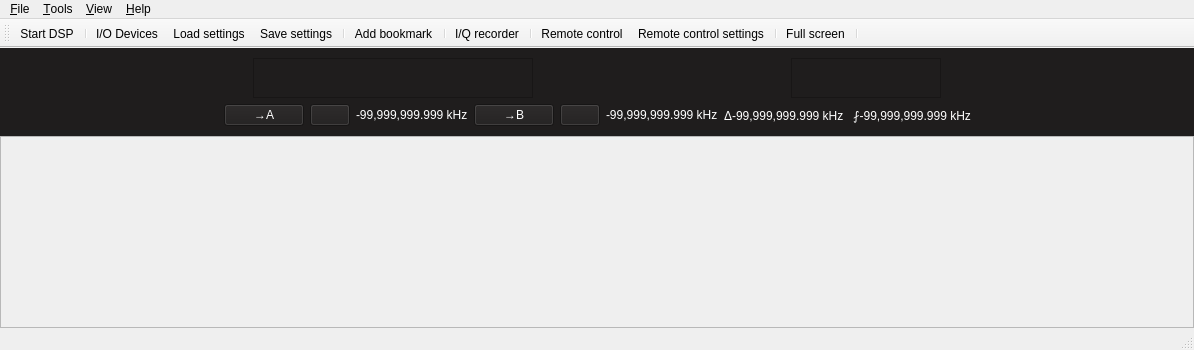
<?xml version="1.0" encoding="UTF-8"?>
<ui version="4.0">
 <class>MainWindow</class>
 <widget class="QMainWindow" name="MainWindow">
  <property name="geometry">
   <rect>
    <x>0</x>
    <y>0</y>
    <width>1194</width>
    <height>350</height>
   </rect>
  </property>
  <property name="windowTitle">
   <string>gqrx</string>
  </property>
  <property name="windowIcon">
   <iconset resource="../../../resources/icons.qrc">
    <normaloff>:/icons/icons/gqrx.svg</normaloff>:/icons/icons/gqrx.svg</iconset>
  </property>
  <property name="styleSheet">
   <string notr="true"/>
  </property>
  <property name="dockOptions">
   <set>QMainWindow::AllowNestedDocks|QMainWindow::AllowTabbedDocks|QMainWindow::AnimatedDocks</set>
  </property>
  <property name="unifiedTitleAndToolBarOnMac">
   <bool>true</bool>
  </property>
  <widget class="QWidget" name="centralWidget">
   <layout class="QVBoxLayout" name="verticalLayout_2">
    <property name="spacing">
     <number>0</number>
    </property>
    <property name="leftMargin">
     <number>0</number>
    </property>
    <property name="topMargin">
     <number>0</number>
    </property>
    <property name="rightMargin">
     <number>0</number>
    </property>
    <property name="bottomMargin">
     <number>0</number>
    </property>
    <item>
     <widget class="QFrame" name="frame">
      <property name="sizePolicy">
       <sizepolicy hsizetype="Minimum" vsizetype="Minimum">
        <horstretch>0</horstretch>
        <verstretch>0</verstretch>
       </sizepolicy>
      </property>
      <property name="styleSheet">
       <string notr="true">background-color: rgb(31, 29, 29);</string>
      </property>
      <property name="frameShape">
       <enum>QFrame::NoFrame</enum>
      </property>
      <property name="frameShadow">
       <enum>QFrame::Plain</enum>
      </property>
      <property name="lineWidth">
       <number>0</number>
      </property>
      <layout class="QHBoxLayout" name="horizontalLayout_2" stretch="0">
       <property name="spacing">
        <number>0</number>
       </property>
       <property name="leftMargin">
        <number>0</number>
       </property>
       <property name="topMargin">
        <number>10</number>
       </property>
       <property name="rightMargin">
        <number>0</number>
       </property>
       <property name="bottomMargin">
        <number>10</number>
       </property>
       <item>
        <layout class="QVBoxLayout" name="verticalLayout">
         <item>
          <layout class="QHBoxLayout" name="horizontalLayout_4">
           <item>
            <spacer name="horizontalSpacer_7">
             <property name="orientation">
              <enum>Qt::Horizontal</enum>
             </property>
             <property name="sizeHint" stdset="0">
              <size>
               <width>5</width>
               <height>15</height>
              </size>
             </property>
            </spacer>
           </item>
           <item>
            <widget class="CFreqCtrl" name="freqCtrl">
             <property name="sizePolicy">
              <sizepolicy hsizetype="Fixed" vsizetype="Fixed">
               <horstretch>0</horstretch>
               <verstretch>0</verstretch>
              </sizepolicy>
             </property>
             <property name="minimumSize">
              <size>
               <width>280</width>
               <height>40</height>
              </size>
             </property>
             <property name="toolTip">
              <string/>
             </property>
             <property name="frameShape">
              <enum>QFrame::StyledPanel</enum>
             </property>
             <property name="frameShadow">
              <enum>QFrame::Raised</enum>
             </property>
            </widget>
           </item>
           <item>
            <spacer name="horizontalSpacer_4">
             <property name="orientation">
              <enum>Qt::Horizontal</enum>
             </property>
             <property name="sizeHint" stdset="0">
              <size>
               <width>5</width>
               <height>15</height>
              </size>
             </property>
            </spacer>
           </item>
           <item>
            <widget class="CMeter" name="sMeter">
             <property name="sizePolicy">
              <sizepolicy hsizetype="Fixed" vsizetype="Fixed">
               <horstretch>0</horstretch>
               <verstretch>0</verstretch>
              </sizepolicy>
             </property>
             <property name="minimumSize">
              <size>
               <width>150</width>
               <height>40</height>
              </size>
             </property>
             <property name="frameShape">
              <enum>QFrame::StyledPanel</enum>
             </property>
             <property name="frameShadow">
              <enum>QFrame::Raised</enum>
             </property>
            </widget>
           </item>
           <item>
            <spacer name="horizontalSpacer_5">
             <property name="orientation">
              <enum>Qt::Horizontal</enum>
             </property>
             <property name="sizeHint" stdset="0">
              <size>
               <width>5</width>
               <height>15</height>
              </size>
             </property>
            </spacer>
           </item>
          </layout>
         </item>
         <item>
          <layout class="QHBoxLayout" name="horizontalLayout">
           <item>
            <spacer name="horizontalSpacer_2">
             <property name="orientation">
              <enum>Qt::Horizontal</enum>
             </property>
             <property name="sizeHint" stdset="0">
              <size>
               <width>5</width>
               <height>15</height>
              </size>
             </property>
            </spacer>
           </item>
           <item>
            <widget class="QPushButton" name="setMarkerButtonA">
             <property name="focusPolicy">
              <enum>Qt::NoFocus</enum>
             </property>
             <property name="styleSheet">
              <string notr="true">color:rgb(255, 255, 255)</string>
             </property>
             <property name="text">
              <string>→A</string>
             </property>
            </widget>
           </item>
           <item>
            <widget class="QPushButton" name="clearMarkerButtonA">
             <property name="focusPolicy">
              <enum>Qt::NoFocus</enum>
             </property>
             <property name="styleSheet">
              <string notr="true"/>
             </property>
             <property name="text">
              <string/>
             </property>
             <property name="icon">
              <iconset resource="../../../resources/icons.qrc">
               <normaloff>:/icons/icons/close.svg</normaloff>:/icons/icons/close.svg</iconset>
             </property>
            </widget>
           </item>
           <item>
            <widget class="QLabel" name="markerLabelA">
             <property name="sizePolicy">
              <sizepolicy hsizetype="Fixed" vsizetype="Preferred">
               <horstretch>0</horstretch>
               <verstretch>0</verstretch>
              </sizepolicy>
             </property>
             <property name="styleSheet">
              <string notr="true">color:rgb(255, 255, 255)</string>
             </property>
             <property name="text">
              <string>-99,999,999.999 kHz</string>
             </property>
            </widget>
           </item>
           <item>
            <widget class="QPushButton" name="setMarkerButtonB">
             <property name="focusPolicy">
              <enum>Qt::NoFocus</enum>
             </property>
             <property name="styleSheet">
              <string notr="true">color:rgb(255, 255, 255)</string>
             </property>
             <property name="text">
              <string>→B</string>
             </property>
            </widget>
           </item>
           <item>
            <widget class="QPushButton" name="clearMarkerButtonB">
             <property name="focusPolicy">
              <enum>Qt::NoFocus</enum>
             </property>
             <property name="text">
              <string/>
             </property>
             <property name="icon">
              <iconset resource="../../../resources/icons.qrc">
               <normaloff>:/icons/icons/close.svg</normaloff>:/icons/icons/close.svg</iconset>
             </property>
            </widget>
           </item>
           <item>
            <widget class="QLabel" name="markerLabelB">
             <property name="sizePolicy">
              <sizepolicy hsizetype="Fixed" vsizetype="Preferred">
               <horstretch>0</horstretch>
               <verstretch>0</verstretch>
              </sizepolicy>
             </property>
             <property name="styleSheet">
              <string notr="true">color:rgb(255, 255, 255)</string>
             </property>
             <property name="text">
              <string>-99,999,999.999 kHz</string>
             </property>
            </widget>
           </item>
           <item>
            <widget class="QLabel" name="deltaFreqLabel">
             <property name="sizePolicy">
              <sizepolicy hsizetype="Fixed" vsizetype="Preferred">
               <horstretch>0</horstretch>
               <verstretch>0</verstretch>
              </sizepolicy>
             </property>
             <property name="styleSheet">
              <string notr="true">color:rgb(255, 255, 255)</string>
             </property>
             <property name="text">
              <string>Δ-99,999,999.999 kHz   ⨏-99,999,999.999 kHz</string>
             </property>
            </widget>
           </item>
           <item>
            <spacer name="horizontalSpacer_6">
             <property name="orientation">
              <enum>Qt::Horizontal</enum>
             </property>
             <property name="sizeHint" stdset="0">
              <size>
               <width>40</width>
               <height>20</height>
              </size>
             </property>
            </spacer>
           </item>
          </layout>
         </item>
        </layout>
       </item>
      </layout>
     </widget>
    </item>
    <item>
     <widget class="CPlotter" name="plotter">
      <property name="sizePolicy">
       <sizepolicy hsizetype="Expanding" vsizetype="Expanding">
        <horstretch>0</horstretch>
        <verstretch>0</verstretch>
       </sizepolicy>
      </property>
      <property name="autoFillBackground">
       <bool>true</bool>
      </property>
      <property name="frameShape">
       <enum>QFrame::StyledPanel</enum>
      </property>
      <property name="frameShadow">
       <enum>QFrame::Raised</enum>
      </property>
     </widget>
    </item>
   </layout>
  </widget>
  <widget class="QMenuBar" name="menuBar">
   <property name="geometry">
    <rect>
     <x>0</x>
     <y>0</y>
     <width>1194</width>
     <height>29</height>
    </rect>
   </property>
   <widget class="QMenu" name="menu_File">
    <property name="title">
     <string>&amp;File</string>
    </property>
    <widget class="QMenu" name="menu_RecentConfig">
     <property name="toolTip">
      <string>Load recently used setting</string>
     </property>
     <property name="title">
      <string>&amp;Recent settings</string>
     </property>
    </widget>
    <addaction name="actionDSP"/>
    <addaction name="separator"/>
    <addaction name="actionIoConfig"/>
    <addaction name="actionLoadSettings"/>
    <addaction name="actionSaveSettings"/>
    <addaction name="menu_RecentConfig"/>
    <addaction name="separator"/>
    <addaction name="actionSaveWaterfall"/>
    <addaction name="separator"/>
    <addaction name="actionQuit"/>
   </widget>
   <widget class="QMenu" name="menu_View">
    <property name="title">
     <string>&amp;View</string>
    </property>
   </widget>
   <widget class="QMenu" name="menu_Help">
    <property name="title">
     <string>&amp;Help</string>
    </property>
    <addaction name="actionUserGroup"/>
    <addaction name="actionNews"/>
    <addaction name="separator"/>
    <addaction name="actionRemoteProtocol"/>
    <addaction name="actionKbdShortcuts"/>
    <addaction name="separator"/>
    <addaction name="actionAbout"/>
    <addaction name="actionAboutQt"/>
   </widget>
   <widget class="QMenu" name="menu_Tools">
    <property name="title">
     <string>&amp;Tools</string>
    </property>
    <addaction name="actionRemoteControl"/>
    <addaction name="actionRemoteConfig"/>
    <addaction name="separator"/>
    <addaction name="actionAddBookmark"/>
    <addaction name="separator"/>
    <addaction name="actionIqTool"/>
    <addaction name="separator"/>
    <addaction name="actionAFSK1200"/>
    <addaction name="separator"/>
    <addaction name="actionDX_Cluster"/>
   </widget>
   <addaction name="menu_File"/>
   <addaction name="menu_Tools"/>
   <addaction name="menu_View"/>
   <addaction name="menu_Help"/>
  </widget>
  <widget class="QToolBar" name="mainToolBar">
   <property name="windowTitle">
    <string>Main toolbar</string>
   </property>
   <attribute name="toolBarArea">
    <enum>TopToolBarArea</enum>
   </attribute>
   <attribute name="toolBarBreak">
    <bool>false</bool>
   </attribute>
   <addaction name="actionDSP"/>
   <addaction name="separator"/>
   <addaction name="actionIoConfig"/>
   <addaction name="actionLoadSettings"/>
   <addaction name="actionSaveSettings"/>
   <addaction name="separator"/>
   <addaction name="actionAddBookmark"/>
   <addaction name="separator"/>
   <addaction name="actionIqTool"/>
   <addaction name="separator"/>
   <addaction name="actionRemoteControl"/>
   <addaction name="actionRemoteConfig"/>
   <addaction name="separator"/>
   <addaction name="actionFullScreen"/>
   <addaction name="separator"/>
  </widget>
  <widget class="QStatusBar" name="statusBar">
   <property name="enabled">
    <bool>true</bool>
   </property>
  </widget>
  <action name="actionQuit">
   <property name="text">
    <string>Quit</string>
   </property>
   <property name="toolTip">
    <string>Quit application</string>
   </property>
   <property name="shortcut">
    <string>Ctrl+Q</string>
   </property>
  </action>
  <action name="actionAbout">
   <property name="text">
    <string>About Gqrx</string>
   </property>
   <property name="toolTip">
    <string>Information about Gqrx</string>
   </property>
  </action>
  <action name="actionAboutQt">
   <property name="text">
    <string>About Qt</string>
   </property>
   <property name="toolTip">
    <string>About the Qt toolkit</string>
   </property>
  </action>
  <action name="actionDSP">
   <property name="checkable">
    <bool>true</bool>
   </property>
   <property name="icon">
    <iconset resource="../../../resources/icons.qrc">
     <normaloff>:/icons/icons/play.svg</normaloff>:/icons/icons/play.svg</iconset>
   </property>
   <property name="text">
    <string>Start DSP</string>
   </property>
   <property name="toolTip">
    <string>Start DSP</string>
   </property>
   <property name="statusTip">
    <string>Start/stop DSP processing</string>
   </property>
   <property name="shortcut">
    <string>Ctrl+D</string>
   </property>
  </action>
  <action name="actionAFSK1200">
   <property name="text">
    <string>AFSK1200 Decoder</string>
   </property>
   <property name="toolTip">
    <string>Start AFSK1200 decoder</string>
   </property>
  </action>
  <action name="actionSched">
   <property name="checkable">
    <bool>true</bool>
   </property>
   <property name="enabled">
    <bool>false</bool>
   </property>
   <property name="icon">
    <iconset resource="../../../resources/icons.qrc">
     <normaloff>:/icons/icons/clock.svg</normaloff>:/icons/icons/clock.svg</iconset>
   </property>
   <property name="text">
    <string>Scheduler</string>
   </property>
   <property name="toolTip">
    <string>Schedule recordings and other actions</string>
   </property>
  </action>
  <action name="actionIoConfig">
   <property name="enabled">
    <bool>true</bool>
   </property>
   <property name="icon">
    <iconset resource="../../../resources/icons.qrc">
     <normaloff>:/icons/icons/flash.svg</normaloff>:/icons/icons/flash.svg</iconset>
   </property>
   <property name="text">
    <string>I/O Devices</string>
   </property>
   <property name="toolTip">
    <string>Configure I/O devices</string>
   </property>
   <property name="statusTip">
    <string>Opens the hardware configuration dialog</string>
   </property>
   <property name="visible">
    <bool>true</bool>
   </property>
  </action>
  <action name="actionUserGroup">
   <property name="icon">
    <iconset resource="../../../resources/icons.qrc">
     <normaloff>:/icons/icons/help.svg</normaloff>:/icons/icons/help.svg</iconset>
   </property>
   <property name="text">
    <string>Gqrx user group</string>
   </property>
   <property name="toolTip">
    <string>Discussion group for Gqrx users</string>
   </property>
  </action>
  <action name="actionFullScreen">
   <property name="checkable">
    <bool>true</bool>
   </property>
   <property name="icon">
    <iconset resource="../../../resources/icons.qrc">
     <normaloff>:/icons/icons/fullscreen.svg</normaloff>:/icons/icons/fullscreen.svg</iconset>
   </property>
   <property name="text">
    <string>Full screen</string>
   </property>
   <property name="toolTip">
    <string>Toggle full screen mode</string>
   </property>
   <property name="shortcut">
    <string>F11</string>
   </property>
  </action>
  <action name="actionLoadSettings">
   <property name="icon">
    <iconset resource="../../../resources/icons.qrc">
     <normaloff>:/icons/icons/folder.svg</normaloff>:/icons/icons/folder.svg</iconset>
   </property>
   <property name="text">
    <string>Load settings</string>
   </property>
   <property name="toolTip">
    <string>Load settings from config file, use that config file</string>
   </property>
   <property name="statusTip">
    <string/>
   </property>
   <property name="shortcut">
    <string>Ctrl+L</string>
   </property>
  </action>
  <action name="actionSaveSettings">
   <property name="icon">
    <iconset resource="../../../resources/icons.qrc">
     <normaloff>:/icons/icons/floppy.svg</normaloff>:/icons/icons/floppy.svg</iconset>
   </property>
   <property name="text">
    <string>Save settings</string>
   </property>
   <property name="toolTip">
    <string>Save current settings to config file, use that config file</string>
   </property>
   <property name="statusTip">
    <string/>
   </property>
   <property name="shortcut">
    <string>Ctrl+S</string>
   </property>
  </action>
  <action name="actionAddBookmark">
   <property name="icon">
    <iconset resource="../../../resources/icons.qrc">
     <normaloff>:/icons/icons/bookmark-new.svg</normaloff>:/icons/icons/bookmark-new.svg</iconset>
   </property>
   <property name="text">
    <string>Add bookmark</string>
   </property>
   <property name="toolTip">
    <string>Bookmark the current frequency and mode (Ctrl+Shift+B)</string>
   </property>
   <property name="shortcut">
    <string>Ctrl+Shift+B</string>
   </property>
  </action>
  <action name="actionRemoteControl">
   <property name="checkable">
    <bool>true</bool>
   </property>
   <property name="enabled">
    <bool>true</bool>
   </property>
   <property name="icon">
    <iconset resource="../../../resources/icons.qrc">
     <normaloff>:/icons/icons/tangeo-network-idle.svg</normaloff>:/icons/icons/tangeo-network-idle.svg</iconset>
   </property>
   <property name="text">
    <string>&amp;Remote control</string>
   </property>
   <property name="toolTip">
    <string>Remote control via TCP</string>
   </property>
   <property name="statusTip">
    <string>Activate the TCP interface</string>
   </property>
  </action>
  <action name="actionRemoteConfig">
   <property name="icon">
    <iconset resource="../../../resources/icons.qrc">
     <normaloff>:/icons/icons/settings.svg</normaloff>:/icons/icons/settings.svg</iconset>
   </property>
   <property name="text">
    <string>Remote &amp;control settings</string>
   </property>
   <property name="toolTip">
    <string>Configure remote control settings</string>
   </property>
  </action>
  <action name="actionIqTool">
   <property name="icon">
    <iconset resource="../../../resources/icons.qrc">
     <normaloff>:/icons/icons/signal.svg</normaloff>:/icons/icons/signal.svg</iconset>
   </property>
   <property name="text">
    <string>I/Q recorder</string>
   </property>
   <property name="toolTip">
    <string>Record and play I/Q data</string>
   </property>
   <property name="statusTip">
    <string>Open I/Q recorder dialog</string>
   </property>
   <property name="shortcut">
    <string>Ctrl+I</string>
   </property>
  </action>
  <action name="actionNews">
   <property name="icon">
    <iconset resource="../../../resources/icons.qrc">
     <normaloff>:/icons/icons/info.svg</normaloff>:/icons/icons/info.svg</iconset>
   </property>
   <property name="text">
    <string>News</string>
   </property>
   <property name="toolTip">
    <string>Show news about this release</string>
   </property>
  </action>
  <action name="actionRemoteProtocol">
   <property name="icon">
    <iconset resource="../../../resources/icons.qrc">
     <normaloff>:/icons/icons/info.svg</normaloff>:/icons/icons/info.svg</iconset>
   </property>
   <property name="text">
    <string>Remote control</string>
   </property>
   <property name="toolTip">
    <string>Remote control protocol</string>
   </property>
  </action>
  <action name="actionKbdShortcuts">
   <property name="icon">
    <iconset resource="../../../resources/icons.qrc">
     <normaloff>:/icons/icons/info.svg</normaloff>:/icons/icons/info.svg</iconset>
   </property>
   <property name="text">
    <string>Keyboard shortcuts</string>
   </property>
   <property name="toolTip">
    <string>Show help on keyboard shortcuts</string>
   </property>
  </action>
  <action name="actionSaveWaterfall">
   <property name="text">
    <string>Save waterfall</string>
   </property>
   <property name="statusTip">
    <string>Save the current waterfall to a graphics file</string>
   </property>
   <property name="shortcut">
    <string>Ctrl+W</string>
   </property>
  </action>
  <action name="actionDX_Cluster">
   <property name="text">
    <string>DX Cluster</string>
   </property>
   <property name="toolTip">
    <string>Open DX Cluster Dialog</string>
   </property>
   <property name="shortcut">
    <string>Ctrl+C</string>
   </property>
  </action>
 </widget>
 <layoutdefault spacing="6" margin="11"/>
 <customwidgets>
  <customwidget>
   <class>CFreqCtrl</class>
   <extends>QFrame</extends>
   <header>qtgui/freqctrl.h</header>
   <container>1</container>
  </customwidget>
  <customwidget>
   <class>CPlotter</class>
   <extends>QFrame</extends>
   <header>qtgui/plotter.h</header>
   <container>1</container>
  </customwidget>
  <customwidget>
   <class>CMeter</class>
   <extends>QFrame</extends>
   <header>qtgui/meter.h</header>
   <container>1</container>
  </customwidget>
 </customwidgets>
 <resources>
  <include location="../../../resources/icons.qrc"/>
 </resources>
 <connections>
  <connection>
   <sender>actionQuit</sender>
   <signal>triggered()</signal>
   <receiver>MainWindow</receiver>
   <slot>close()</slot>
   <hints>
    <hint type="sourcelabel">
     <x>-1</x>
     <y>-1</y>
    </hint>
    <hint type="destinationlabel">
     <x>450</x>
     <y>257</y>
    </hint>
   </hints>
  </connection>
 </connections>
</ui>
